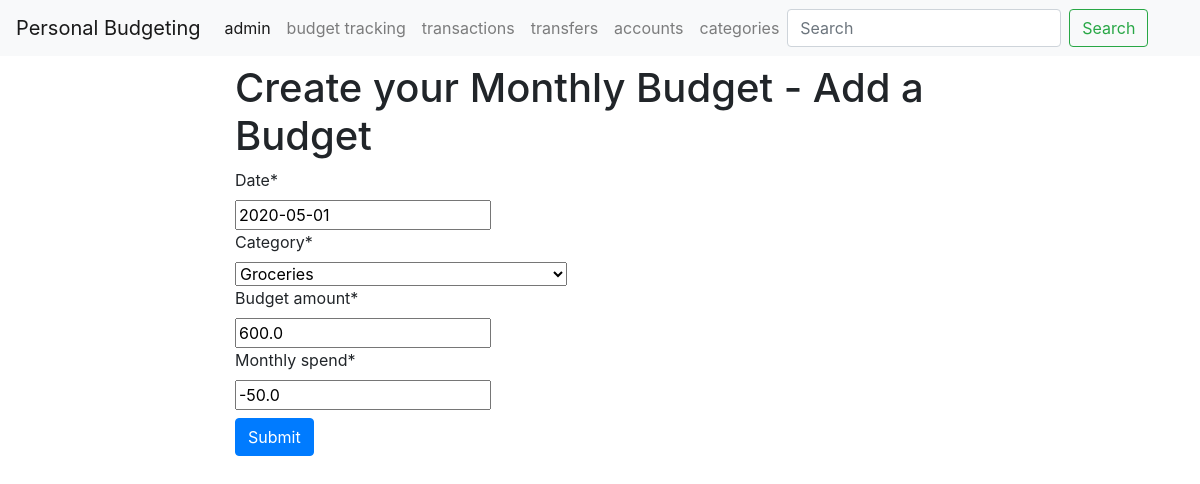
/budgettracker/51/update, run on the app's committed database.
### budgettracker/models.py (models this page shows, shortened)
class BudgetTracker(models.Model):
    date = models.DateField()
    category = models.ForeignKey(Category, on_delete=models.CASCADE)
    budget_amount = models.FloatField()
    monthly_spend = models.FloatField(default=0)

### categories/models.py (models this page shows, shortened)
class Category(models.Model):
    master_category = models.CharField(max_length=200, default='none')
    category = models.CharField(max_length=200)
    def __str__(self):
        return self.category

### budgettracker/views.py (the view)
# urls.py: path('<int:pk>/update', BudgettrackerUpdate.as_view(), name='budgettracker-update'),
class BudgettrackerUpdate (UpdateView):
    template_name = 'budgetTracker/budgettracker_form.html'
    form_class = CreateBudget
    success_url = reverse_lazy('budgettracker-index')
    model = BudgetTracker

### budgettracker/forms.py
class CreateBudget(forms.ModelForm):
    class Meta:
        model = BudgetTracker
        fields ='__all__'
        widgets = {
            'date': MonthPickerInput(), # default date-format %m/%d/%Y will be used
        }

### templates/budgettracker/budgettracker_form.html (shortened to what this page needs)
{% extends 'base.html' %}
{% load crispy_forms_tags %}
{% block content %}
<div class="container">
      <div class="row justify-content-center">
        <div class="col-8">
          <h1 class="mt-2">Create your Monthly Budget - Add a Budget</h1>
  <form method="post">
    {{ form|crispy }}
    <button type="submit" class="btn btn-primary">Submit</button>
  </form>
{% endblock %}

### data on the page
BudgetTracker: date "2020-05-01", budget_amount "600.0", monthly_spend "-50.0"
Category: category "Groceries"
